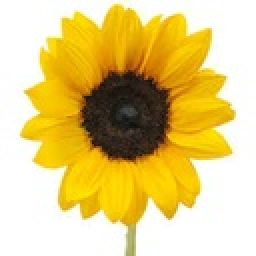
%> input picture sunflower.jpg, 128 x 128 px, shrunk from 225 x 225 before the run (shown 2 times larger)
$ octave bitplane_slicing.m   (GNU Octave 9; MATLAB toolbox functions it lacks are replaced by stand-ins)
%> lines starting %> are read from the running program, lines starting %| are printed output that depends on the picture; in (x1, y1, x2, y2) boxes, pixels count from 0 and x2, y2 are one past the last pixel; in counts of white or black regions, pixels touching at a corner belong together; the program's own positions count from 1
clear all;
close all;
clc
img = imread('sunflower.jpg');
%> img is the input picture: size 128x128x3 uint8; mean R, G, B 227.2, 204, 129.5
imshow(img);
img = rgb2gray(img);
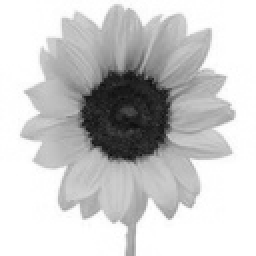
%> img: size 128x128 uint8 (shown 2 times larger); min 14, max 255, mean 202.5
[row, col] = size(img);
%> row = 128; col = 128
bit = input('Enter the bitplane image to see: (1: MSB, 8: LSB) ');
%> the answer given: 1
for i=1:row
    for j=1:col
        binary_repr = dec2bin(img(i,j), 8); % convert the pixel value to binary representation
        curr = binary_repr(bit); % get the bit value existing at the user given bit position
        if curr == '1'           % if the bit value at that position is 1
            new_image(i, j) = 255; % then put 255 on the new image's pixels.
        else
            new_image(i,j) = 0; % otherwise, make it a 0.
        end
    end
end
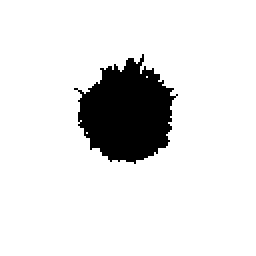
%> new_image: size 128x128 double (shown 2 times larger); 89% white; 1 black region, box (x1, y1, x2, y2) and area: (37, 27, 89, 82) 1806
imshow(new_image);
